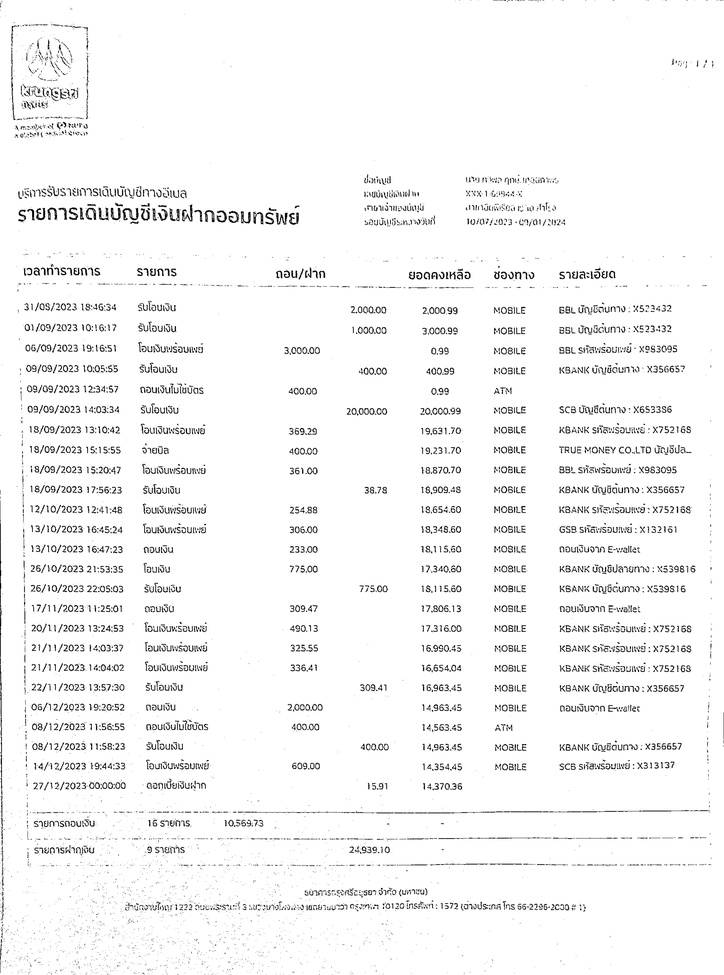
#> input picture desk-result.png, 724 x 975 px, shrunk from 3469 x 4676 before the run, found by its file name
$ python rotate.py
#> lines starting #> are read from the running program, lines starting #| are printed output that depends on the picture
from PIL import Image

def rotate_image(image_path, angle):
    """
    Rotate the image by a specified angle.

    Args:
    - image_path (str): Path to the image file.
    - angle (int): Angle of rotation in degrees (clockwise).

    Returns:
    - rotated_image (PIL.Image): Rotated image object.
    """
#> called with angle = -90
    # Open the image file
    image = Image.open(image_path)
#> image is the input picture: PIL image 724x975 L; min 0, max 255, mean 245.2

    # Rotate the image by the specified angle (clockwise)
    rotated_image = image.rotate(angle,expand=True)
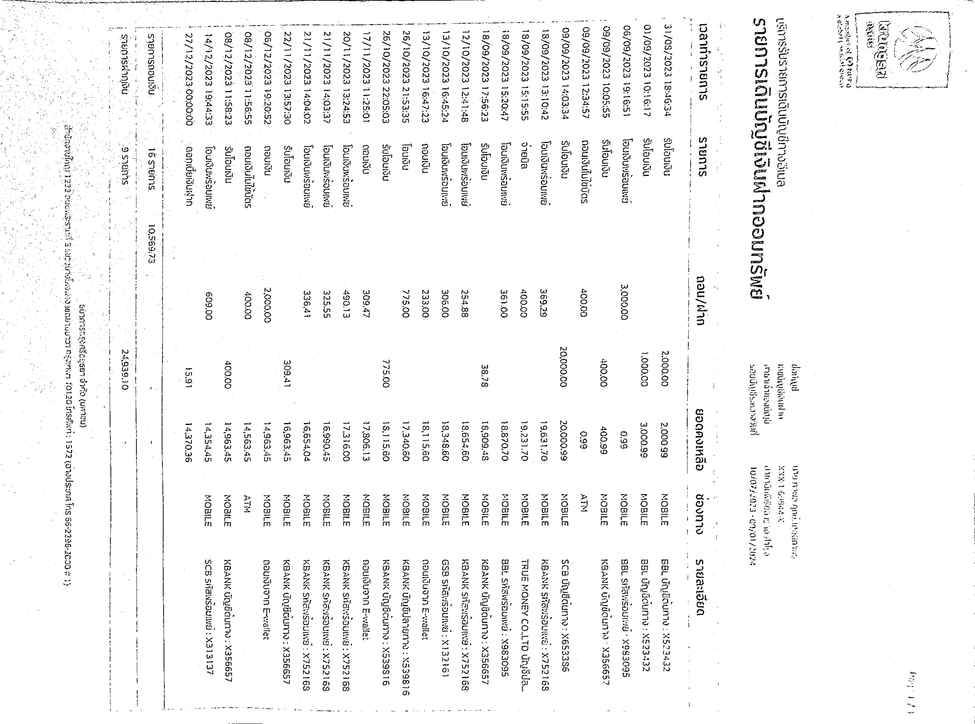
#> rotated_image: PIL image 975x724 L; min 0, max 255, mean 245.2

    return rotated_image

# Example usage
image_path = 'D:\work\scan_image\permit-scan-document\desk-result.png'  # Replace with the path to your image file
rotation_angle = -90  # Specify the angle of rotation in degrees (clockwise)
rotated_image = rotate_image(image_path, rotation_angle)
rotated_image.show()  # Display the rotated image
